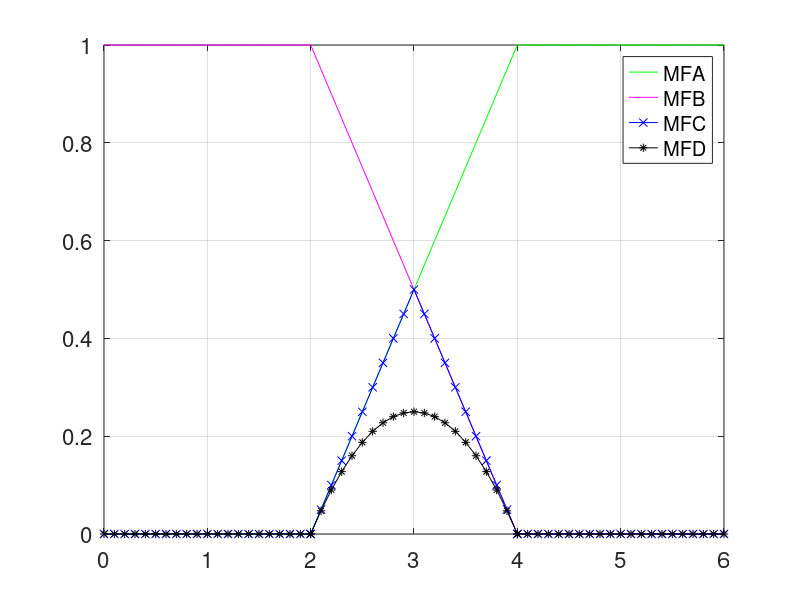

Recreate this plot in MATLAB.
% product and algebraic product
x1=[0:0.1:2]
y1=0*x1
x2=[2:0.1:4]
y2=1/2*x2-1
x3=[4:0.1:6]
y3=0*x3+1

xa=[x1 x2 x3]
ya=[y1 y2 y3]

x4=[0:0.1:2]
y4=0*x4+1
x5=[2:0.1:4]
y5=-1/2*x5+2
x6=[4:0.1:6]
y6=0*x6

xb=[x4 x5 x6]
yb=[y4 y5 y6]

p=min(ya,yb)
ap=ya.*yb

% plot the curves
plot(xa,ya,'g',xb,yb,'m',xa,p,'b-x',xa,ap,'k-*')
grid on
legend('MFA','MFB','MFC','MFD')

% axis, line width, font size
set(gca,'fontsize',16)

% calculate cardinal
cardC=sum(p)
cardD=sum(ap)

